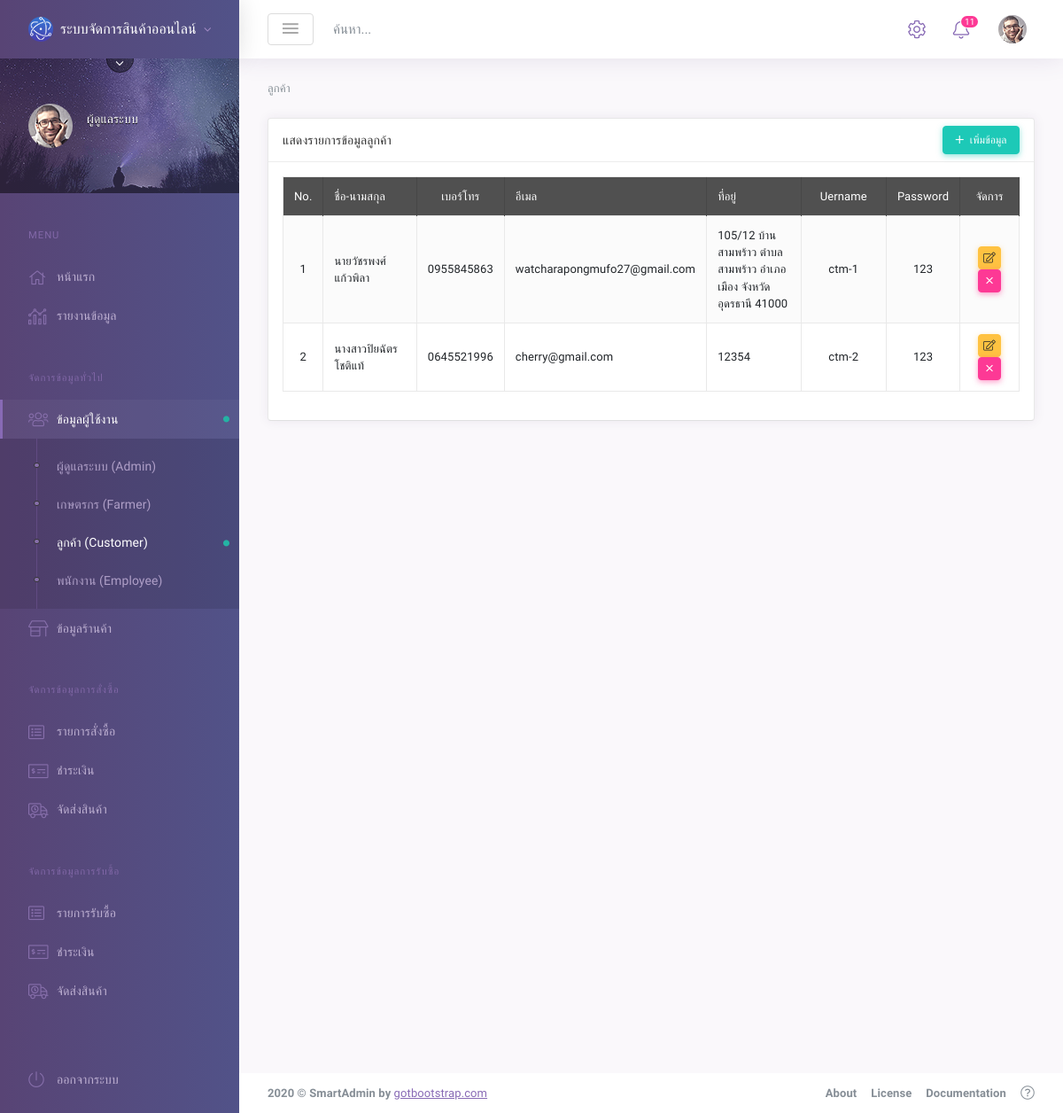
The app's page /role_admin/account.php?account&status=2 with its own data.
### tables this page shows
CREATE TABLE `account` (
  `id` int(11) NOT NULL COMMENT 'รหัส',
  `phone` varchar(10) NOT NULL COMMENT 'เบอร์โทร',
  `user` varchar(50) NOT NULL COMMENT 'username',
  `pass` varchar(50) NOT NULL COMMENT 'password',
  `status` int(11) DEFAULT NULL COMMENT 'สถานะ 0=admin 1=เกษตกร 2=ลูกค้า',
  `pkname` varchar(50) DEFAULT NULL COMMENT 'คำนำหน้า',
  `fname` varchar(250) DEFAULT NULL COMMENT 'ชื่อ',
  `lname` varchar(250) DEFAULT NULL COMMENT 'นามสกุล',
  `email` varchar(250) DEFAULT NULL COMMENT 'อีเมล',
  `address` varchar(2500) DEFAULT NULL COMMENT 'ที่อยู่',
  `save_time` timestamp NOT NULL DEFAULT current_timestamp() COMMENT 'เวลาบันทึก'
);

### role_admin/account.php (the view, shortened to what this page needs)
<?php
require_once('../database/condb.inc.php');
$check_status = $_GET['status'];
if ($check_status == 0) {
    $show_name = 'ผู้ดูแลระบบ';
} else if ($check_status == 1) {
    $show_name = 'เกษตรกร';
} else if ($check_status == 2) {
    $show_name = 'ลูกค้า';
} else if ($check_status == 3) {
    $show_name = 'พนักงาน';
} else {
    $show_name = 'เกิดข้อผิดพลาด';
}
$select = $conn->prepare("SELECT * FROM account WHERE status=? ORDER BY id ASC");
$select->bindParam(1, $check_status);
$select->execute();
?>
<!DOCTYPE html>
<html lang="en">
<head>
    <link id="vendorsbundle" rel="stylesheet" media="screen, print" href="../assets/dist/css/vendors.bundle.css">
    <link id="appbundle" rel="stylesheet" media="screen, print" href="../assets/dist/css/app.bundle.css">
    <link id="mytheme" rel="stylesheet" media="screen, print" href="#">
    <link id="myskin" rel="stylesheet" media="screen, print" href="../assets/dist/css/skins/skin-master.css">
    <link rel="stylesheet" media="screen, print" href="../assets/dist/css/datagrid/datatables/datatables.bundle.css">
    <link rel="stylesheet" href="include/style.css">
</head>
<body class="mod-bg-1 mod-nav-link ">
    <div class="page-wrapper">
        <div class="page-inner">
            <?php include('include/menu_left.inc.php'); ?>
            <div class="page-content-wrapper">
                <?php include('include/menu_top.inc.php'); ?>
                <main id="js-page-content" role="main" class="page-content">
                    <ol class="breadcrumb page-breadcrumb">
                        <li class="breadcrumb-item active"> <?= $show_name; ?> </li>
                    </ol>
                    <div class="row">
                        <div class="col-xl-12">
                            <div id="panel-1" class="panel">
                                <div class="panel-hdr">
                                    <h2>
                                        แสดงรายการข้อมูล<?= $show_name; ?>
                                    </h2>
                                    <div class="panel-toolbar">
                                        <button type="button" class="btn btn-sm btn-success waves-effect waves-themed" data-toggle="modal" data-target="#add-modal"><span class="fal fa-plus mr-1"></span> เพิ่มข้อมูล</button>
                                    </div>
                                </div>
                                <div class="panel-container show">
                                    <div class="panel-content">
                                        <table id="dt-basic-example" class="table table-bordered table-hover table-striped w-100">
                                            <thead class="bg-dark text-white">
                                                <tr>
                                                    <th style="width:5%; text-align: center; vertical-align: middle;">No.</th>
                                                    <th style="width:20%; vertical-align: middle;">ชื่อ-นามสกุล</th>
                                                    <th style="width:10%; text-align: center; vertical-align: middle;">เบอร์โทร</th>
                                                    <th style="width:10%; vertical-align: middle;">อีเมล</th>
                                                    <th style="width:20%; vertical-align: middle;">ที่อยู่</th>
                                                    <th style="width:15%; text-align: center; vertical-align: middle;">Uername</th>
                                                    <th style="width:10%; text-align: center; vertical-align: middle;">Password</th>
                                                    <th style="width:15%; text-align: center; vertical-align: middle;">จัดการ</th>
                                                </tr>
                                            </thead>
                                            <tbody>
                                                <?php
                                                $i = 1;
                                                while ($row = $select->fetch(PDO::FETCH_ASSOC)) {
                                                    $fullname = $row['pkname'] . $row['fname'] . '  ' . $row['lname'];
                                                ?>
                                                    <tr>
                                                        <td style="text-align: center; vertical-align: middle;"><?= $i++; ?></td>
                                                        <td style="vertical-align: middle;"><?= $fullname; ?></td>
                                                        <td style="text-align: center; vertical-align: middle;"><?= $row['phone']; ?></td>
                                                        <td style="vertical-align: middle;"><?= $row['email']; ?></td>
                                                        <td style="vertical-align: middle;"><?= $row['address']; ?></td>
                                                        <td style="text-align: center; vertical-align: middle;"><?= $row['user']; ?></td>
                                                        <td style="text-align: center; vertical-align: middle;"><?= $row['pass']; ?></td>
                                                        <td style="text-align: center; vertical-align: middle;">
                                                            <button type="button" class="btn btn-warning btn-sm btn-icon waves-effect waves-themed" data-toggle="modal" data-target="#edit-modal<?= $row['id']; ?>"><i class="fal fa-edit"></i></button>
                                                            <button type="button" class="btn btn-danger btn-sm btn-icon waves-effect waves-themed" data-toggle="modal" data-target="#del-modal<?= $row['id']; ?>"><i class="fal fa-times"></i></button>
                                                        </td>
                                                    </tr>
                                                <?php } ?>
                                            </tbody>
                                        </table>
                                    </div>
                                </div>
                            </div>
                        </div>
                    </div>
                </main>
                <?php include('include/footer.inc.php'); ?>
            </div>
        </div>
    </div>
</body>
</html>

### role_admin/include/style.css (style rules this page uses)
* { font-family: 'Kanit', sans-serif; box-sizing: border-box; }

### records on screen
account: fullname "นายวัชรพงศ์ แก้วพิลา", phone "0955845863", email "watcharapongmufo27@gmail.com", address "105/12 บ้านสามพร้าว ตำบลสามพร้าว อำเภอเมือง จังหวัดอุดรธานี 41000", user "ctm-1", pass "123"
account: fullname "นางสาวปิยฉัตร โชติแท้", phone "0645521996", email "cherry@gmail.com", address "12354", user "ctm-2", pass "123"

### other values on screen
$show_name "ลูกค้า"
